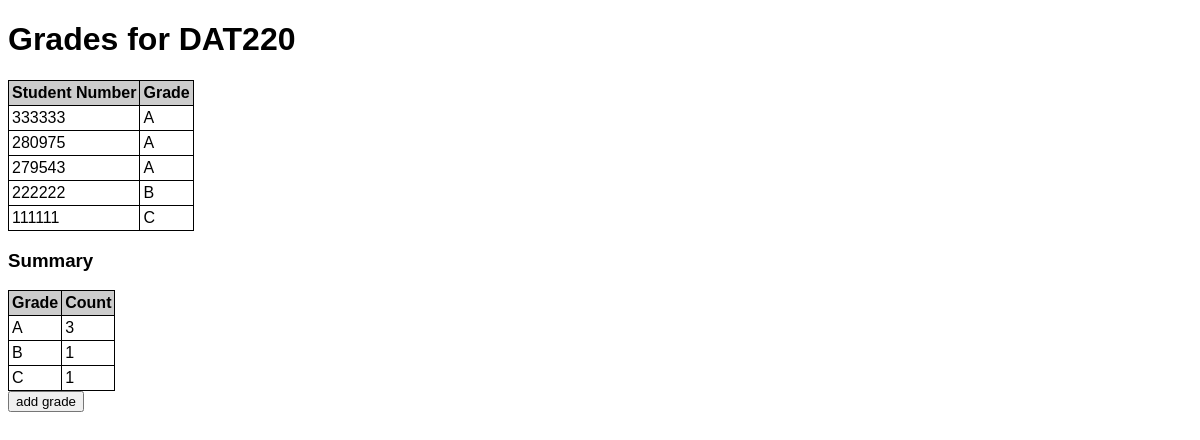
/course/DAT220, run on the app's committed database.
### tables this page shows
CREATE TABLE grades (
                                id INTEGER PRIMARY KEY,
                                student_no INTEGER NOT NULL,
                                course_id TEXT NOT NULL,
                                grade TEXT NOT NULL,
                                FOREIGN KEY (student_no) REFERENCES students (student_no),
                                FOREIGN KEY (course_id) REFERENCES courses (id)
                            );

### app.py (the view)
@app.route("/course/<course_code>")
def coursepage(course_code):
    db=get_db()
    return render_template("course.html",
                           course_code=course_code,
                           grades=set.get_grades_by_course(db,course_code),
                           summary=set.get_course_summary(db,course_code))

### app.py (called while the page is built)
def get_db():
    if not hasattr(g, "_database"):
        print("create connection")
        g._database = sqlite3.connect(DATABASE)
    return g._database

@app.teardown_appcontext
def teardown_db(error):
    db = getattr(g, '_database', None)
    if db is not None:
        print("close connection")
        db.close()

### setup_db.py (called while the page is built)
def get_grades_by_course(conn,course_code):
    cur = conn.cursor()
    cur.execute("SELECT student_no,grade FROM grades WHERE course_id=? ORDER BY grade ASC",(course_code,))
    grades = []
    for (student_no,grade) in cur:
        grades.append({
            "student_no": student_no,
            "grade": grade
            })
    return grades

def get_course_summary(conn,course_code):
    cur = conn.cursor()
    cur.execute("SELECT grade,COUNT(grade) FROM grades WHERE course_id=? GROUP BY grade ORDER BY grade",(course_code,))
    summary = []
    for (grade,count) in cur:
        summary.append({
            "grade": grade,
            "count": count
            })
    return summary

### templates/course.html (shortened to what this page needs)
{% extends "base.html" %}
{% block content %}
    <h1>Grades for {{course_code}}</h1>
            <table>
                <thead>
                    <tr>
                        <th>Student Number</th>
                        <th>Grade</th>
                    </tr>
                </thead>
                <tbody>
            {% for grade in grades%}
            <tr>
                <td>{{grade.student_no}} </td>
                <td> {{grade.grade}}</td>
            </tr>
            {% endfor %}
            </tbody>
            </table>
            <h3>Summary</h3><table>
                <thead>
                <tr><th>Grade</th><th>Count</th></tr>
                </thead>
                <tbody>
                {% for summ in summary %}
                <tr>
                    <td> {{summ.grade}}</td>
                    <td>{{summ.count}}</td>
                </tr>
                {% endfor %}
                </tbody>
                </table>
    <form action="/add_grade" method="get">
        <input type="submit" value="add grade">
    </form>
{% endblock %}

### static/style.css (style rules this page uses)
* { font-family: Verdana, Arial, sans-serif; }
table { border-collapse: collapse; }
th { background-color: #cccccc; text-align: left; }
td, th { border: 1px solid black; padding: 3px; }

### data on the page
grades: student_no "333333", grade "A"
grades: student_no "280975", grade "A"
grades: student_no "279543", grade "A"
grades: student_no "222222", grade "B"
grades: student_no "111111", grade "C"

### other printed values
{{ course_code }} "DAT220"
{{ summ.grade }} "A" "B" "C"
{{ summ.count }} "3" "1" "1"
